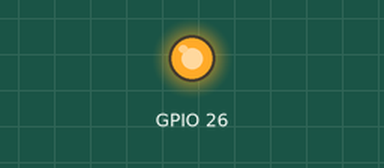
Recording of a program running on a simulated Raspberry Pi (BCM pin numbers). Shown: output pins drawn as LEDs (lit = HIGH). At 10.0 s the program stops and its outputs stay as they are.

Above: at 0.1 s.
At 5.1 s:
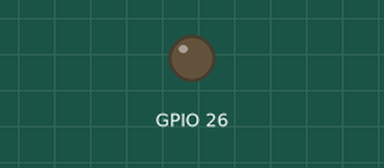
Timing chart, 0 to 6.6 s (numbered marks = the images above):
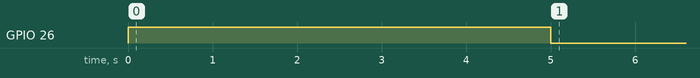

The program:

relay.py
```python
import RPi.GPIO as GPIO
import time

GPIO.setwarnings(False)
GPIO.setmode(GPIO.BCM)
GPIO.setup(26, GPIO.OUT)

try:
    GPIO.output(26, GPIO.HIGH)
    time.sleep(5)
    GPIO.output(26, GPIO.LOW)
    time.sleep(5)
except KeyboardInterrupt:
    print("Program stopped")
finally:
    GPIO.cleanup()
```

Measured:
- by itself, GPIO 26: LOW → HIGH at 0.00 s, → LOW 5.0 s later
